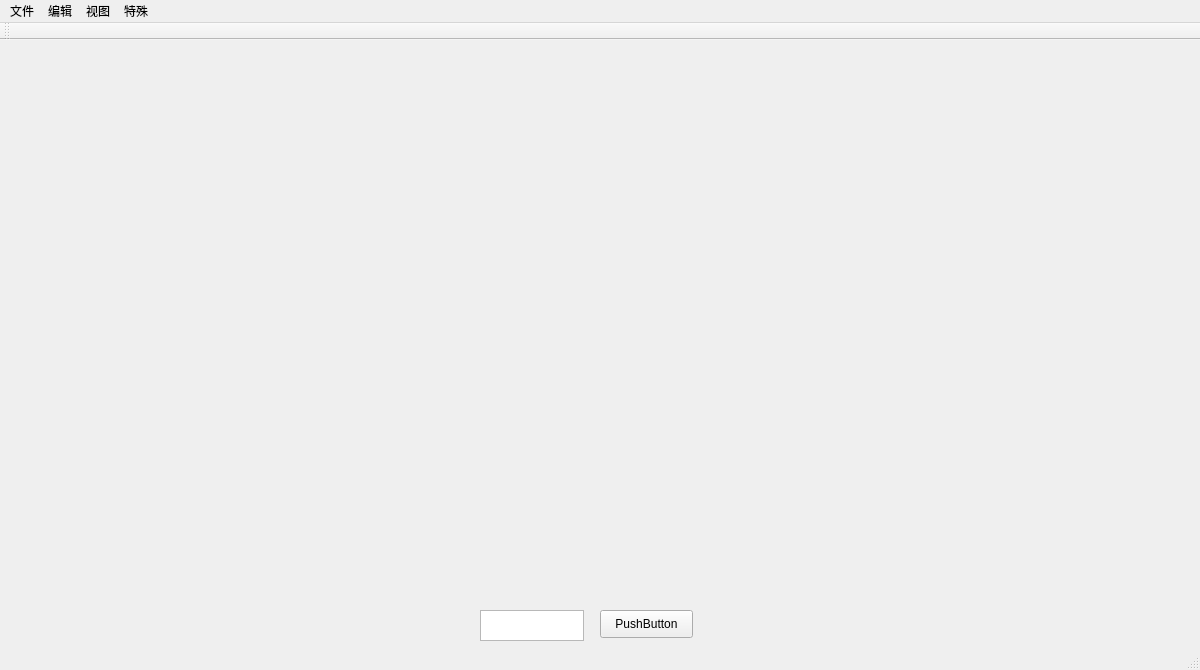
<?xml version="1.0" encoding="UTF-8"?>
<ui version="4.0">
 <class>MainWindow</class>
 <widget class="QMainWindow" name="MainWindow">
  <property name="geometry">
   <rect>
    <x>0</x>
    <y>0</y>
    <width>1200</width>
    <height>670</height>
   </rect>
  </property>
  <property name="minimumSize">
   <size>
    <width>1200</width>
    <height>670</height>
   </size>
  </property>
  <property name="maximumSize">
   <size>
    <width>1200</width>
    <height>670</height>
   </size>
  </property>
  <property name="windowTitle">
   <string>MainWindow</string>
  </property>
  <widget class="QWidget" name="centralWidget">
   <widget class="QLabel" name="OriImage">
    <property name="geometry">
     <rect>
      <x>50</x>
      <y>110</y>
      <width>512</width>
      <height>512</height>
     </rect>
    </property>
    <property name="minimumSize">
     <size>
      <width>512</width>
      <height>512</height>
     </size>
    </property>
    <property name="maximumSize">
     <size>
      <width>512</width>
      <height>512</height>
     </size>
    </property>
    <property name="text">
     <string/>
    </property>
   </widget>
   <widget class="QLabel" name="NewImage">
    <property name="geometry">
     <rect>
      <x>700</x>
      <y>110</y>
      <width>512</width>
      <height>512</height>
     </rect>
    </property>
    <property name="minimumSize">
     <size>
      <width>512</width>
      <height>512</height>
     </size>
    </property>
    <property name="maximumSize">
     <size>
      <width>512</width>
      <height>512</height>
     </size>
    </property>
    <property name="text">
     <string/>
    </property>
   </widget>
   <widget class="QLabel" name="OriLabel">
    <property name="geometry">
     <rect>
      <x>170</x>
      <y>590</y>
      <width>72</width>
      <height>15</height>
     </rect>
    </property>
    <property name="text">
     <string/>
    </property>
   </widget>
   <widget class="QLabel" name="NewLabel">
    <property name="geometry">
     <rect>
      <x>960</x>
      <y>600</y>
      <width>72</width>
      <height>15</height>
     </rect>
    </property>
    <property name="text">
     <string/>
    </property>
   </widget>
   <widget class="QPushButton" name="pushButton">
    <property name="geometry">
     <rect>
      <x>600</x>
      <y>570</y>
      <width>93</width>
      <height>28</height>
     </rect>
    </property>
    <property name="text">
     <string>PushButton</string>
    </property>
   </widget>
   <widget class="QTextEdit" name="textEdit">
    <property name="geometry">
     <rect>
      <x>480</x>
      <y>570</y>
      <width>104</width>
      <height>31</height>
     </rect>
    </property>
   </widget>
  </widget>
  <widget class="QMenuBar" name="menuBar">
   <property name="geometry">
    <rect>
     <x>0</x>
     <y>0</y>
     <width>1200</width>
     <height>26</height>
    </rect>
   </property>
   <widget class="QMenu" name="File">
    <property name="title">
     <string>文件</string>
    </property>
    <addaction name="OpenImage"/>
    <addaction name="RecentImage"/>
    <addaction name="separator"/>
    <addaction name="CompressImage"/>
    <addaction name="DecompressImage"/>
    <addaction name="separator"/>
    <addaction name="SaveChange"/>
    <addaction name="SaveImageAs"/>
    <addaction name="ExportStatisticalResult"/>
    <addaction name="separator"/>
    <addaction name="Exit"/>
   </widget>
   <widget class="QMenu" name="Edit">
    <property name="title">
     <string>编辑</string>
    </property>
    <widget class="QMenu" name="menu_Shift_P">
     <property name="title">
      <string>点运算变换</string>
     </property>
     <addaction name="PointFunction1"/>
     <addaction name="PointFunction2"/>
     <addaction name="PointFunction3"/>
     <addaction name="separator"/>
     <addaction name="PointFunction4"/>
     <addaction name="PointFunction5"/>
    </widget>
    <widget class="QMenu" name="menu">
     <property name="title">
      <string>直方图均衡</string>
     </property>
     <addaction name="Equalization_Traditional"/>
     <addaction name="Equalization_Improved"/>
    </widget>
    <widget class="QMenu" name="menu_2">
     <property name="title">
      <string>图像平滑</string>
     </property>
     <addaction name="SmoothingImage_Overlimit"/>
     <addaction name="SmoothingImage_MedianFilter"/>
     <addaction name="SmoothingImage_KNNFilter"/>
     <addaction name="SmoothingImage_ULMFilter"/>
    </widget>
    <addaction name="SetSamplingRate"/>
    <addaction name="SetQuantitativeLevel"/>
    <addaction name="separator"/>
    <addaction name="menu_Shift_P"/>
    <addaction name="menu"/>
    <addaction name="GrayStatistics"/>
    <addaction name="separator"/>
    <addaction name="ImageTranssharp"/>
    <addaction name="separator"/>
    <addaction name="CreateBinaryImage"/>
    <addaction name="TranslateBmp_to_Txt"/>
    <addaction name="separator"/>
    <addaction name="menu_2"/>
    <addaction name="SharpeningImage"/>
    <addaction name="EdgeClose"/>
    <addaction name="HoughTransform"/>
    <addaction name="separator"/>
    <addaction name="OptionalConvolution"/>
   </widget>
   <widget class="QMenu" name="Views">
    <property name="title">
     <string>视图</string>
    </property>
    <addaction name="Views_OpenImage"/>
    <addaction name="Views_SaveImageAs"/>
    <addaction name="separator"/>
    <addaction name="Views_SetSamplingRate"/>
    <addaction name="Views_SetQuantitativeLevel"/>
   </widget>
   <widget class="QMenu" name="menu_3">
    <property name="title">
     <string>特殊</string>
    </property>
    <addaction name="RGB_to_256Color"/>
   </widget>
   <addaction name="File"/>
   <addaction name="Edit"/>
   <addaction name="Views"/>
   <addaction name="menu_3"/>
  </widget>
  <widget class="QToolBar" name="mainToolBar">
   <attribute name="toolBarArea">
    <enum>TopToolBarArea</enum>
   </attribute>
   <attribute name="toolBarBreak">
    <bool>false</bool>
   </attribute>
  </widget>
  <widget class="QStatusBar" name="statusBar"/>
  <action name="OpenImage">
   <property name="text">
    <string>打开图片</string>
   </property>
   <property name="toolTip">
    <string>打开图片</string>
   </property>
   <property name="shortcut">
    <string>Ctrl+O</string>
   </property>
  </action>
  <action name="RecentImage">
   <property name="text">
    <string>最近使用的图片</string>
   </property>
  </action>
  <action name="SaveChange">
   <property name="text">
    <string>保存修改</string>
   </property>
   <property name="toolTip">
    <string>保存修改</string>
   </property>
   <property name="shortcut">
    <string>Ctrl+S</string>
   </property>
  </action>
  <action name="SaveImageAs">
   <property name="text">
    <string>将图片另存为…</string>
   </property>
   <property name="toolTip">
    <string>将图片另存为…</string>
   </property>
   <property name="shortcut">
    <string>Ctrl+Shift+S</string>
   </property>
  </action>
  <action name="ExportStatisticalResult">
   <property name="text">
    <string>导出统计结果</string>
   </property>
   <property name="toolTip">
    <string>导出统计结果</string>
   </property>
   <property name="shortcut">
    <string>Ctrl+Shift+E</string>
   </property>
  </action>
  <action name="Exit">
   <property name="text">
    <string>退出</string>
   </property>
   <property name="shortcut">
    <string>Esc</string>
   </property>
  </action>
  <action name="SetSamplingRate">
   <property name="text">
    <string>设置采样率</string>
   </property>
   <property name="toolTip">
    <string>设置采样率</string>
   </property>
   <property name="shortcut">
    <string>Shift+S</string>
   </property>
  </action>
  <action name="SetQuantitativeLevel">
   <property name="text">
    <string>设置量化等级</string>
   </property>
   <property name="toolTip">
    <string>设置量化等级</string>
   </property>
   <property name="shortcut">
    <string>Shift+Q</string>
   </property>
  </action>
  <action name="CreateBinaryImage">
   <property name="text">
    <string>生成位平面二值图</string>
   </property>
   <property name="toolTip">
    <string>生成位平面二值图</string>
   </property>
   <property name="shortcut">
    <string>Ctrl+B</string>
   </property>
  </action>
  <action name="TranslateBmp_to_Txt">
   <property name="text">
    <string>图像转文字</string>
   </property>
   <property name="toolTip">
    <string>图像转文字</string>
   </property>
   <property name="shortcut">
    <string>Ctrl+T</string>
   </property>
  </action>
  <action name="GrayStatistics">
   <property name="text">
    <string>灰度统计</string>
   </property>
   <property name="toolTip">
    <string>灰度统计</string>
   </property>
   <property name="shortcut">
    <string>Ctrl+G</string>
   </property>
  </action>
  <action name="Views_OpenImage">
   <property name="checkable">
    <bool>true</bool>
   </property>
   <property name="text">
    <string>打开图片</string>
   </property>
   <property name="toolTip">
    <string>视图_打开图片</string>
   </property>
   <property name="shortcut">
    <string>Alt+O</string>
   </property>
  </action>
  <action name="Views_SaveImageAs">
   <property name="checkable">
    <bool>true</bool>
   </property>
   <property name="text">
    <string>将图片另存为…</string>
   </property>
   <property name="toolTip">
    <string>视图_将图片另存为…</string>
   </property>
   <property name="shortcut">
    <string>Alt+S</string>
   </property>
  </action>
  <action name="Views_SetSamplingRate">
   <property name="checkable">
    <bool>true</bool>
   </property>
   <property name="text">
    <string>设置采样率</string>
   </property>
   <property name="toolTip">
    <string>视图_设置采样率</string>
   </property>
   <property name="shortcut">
    <string>Alt+Shift+S</string>
   </property>
  </action>
  <action name="Views_SetQuantitativeLevel">
   <property name="checkable">
    <bool>true</bool>
   </property>
   <property name="text">
    <string>设置量化等级</string>
   </property>
   <property name="toolTip">
    <string>视图_设置量化等级</string>
   </property>
   <property name="shortcut">
    <string>Alt+Shift+Q</string>
   </property>
  </action>
  <action name="PointFunction1">
   <property name="text">
    <string>函数1：f(x) = x + 50</string>
   </property>
   <property name="toolTip">
    <string>函数1：f(x) = x + 50</string>
   </property>
   <property name="shortcut">
    <string>Shift+F1</string>
   </property>
  </action>
  <action name="PointFunction2">
   <property name="text">
    <string>函数2：f(x) = 1.5x</string>
   </property>
   <property name="toolTip">
    <string>函数2：f(x) = 1.5x</string>
   </property>
   <property name="shortcut">
    <string>Shift+F2</string>
   </property>
  </action>
  <action name="PointFunction3">
   <property name="text">
    <string>函数3：f(x) = -x + 256</string>
   </property>
   <property name="toolTip">
    <string>函数3：f(x) = -x + 256</string>
   </property>
   <property name="shortcut">
    <string>Shift+F3</string>
   </property>
  </action>
  <action name="PointFunction4">
   <property name="text">
    <string>函数4：f(x) = x^2</string>
   </property>
   <property name="toolTip">
    <string>函数4：f(x) = x^2</string>
   </property>
   <property name="shortcut">
    <string>Shift+F4</string>
   </property>
  </action>
  <action name="PointFunction5">
   <property name="text">
    <string>函数5：f(x) = 256 * sin(pi * x / 256)</string>
   </property>
   <property name="toolTip">
    <string>函数5：f(x) = 256 * sin(pi * x / 256)</string>
   </property>
   <property name="shortcut">
    <string>Shift+F5</string>
   </property>
  </action>
  <action name="Equalization_Traditional">
   <property name="text">
    <string>传统方法</string>
   </property>
   <property name="shortcut">
    <string>Shift+T</string>
   </property>
  </action>
  <action name="Equalization_Improved">
   <property name="text">
    <string>改进方法</string>
   </property>
   <property name="shortcut">
    <string>Shift+I</string>
   </property>
  </action>
  <action name="ImageTranssharp">
   <property name="text">
    <string>空间变换</string>
   </property>
   <property name="toolTip">
    <string>空间变换</string>
   </property>
   <property name="shortcut">
    <string>Ctrl+I</string>
   </property>
  </action>
  <action name="SmoothingImage_Overlimit">
   <property name="text">
    <string>超限像素平滑法</string>
   </property>
   <property name="shortcut">
    <string>Shift+O</string>
   </property>
  </action>
  <action name="SmoothingImage_MedianFilter">
   <property name="text">
    <string>中值滤波法</string>
   </property>
   <property name="shortcut">
    <string>Shift+M</string>
   </property>
  </action>
  <action name="SmoothingImage_KNNFilter">
   <property name="text">
    <string>K近邻均值滤波器法</string>
   </property>
   <property name="shortcut">
    <string>Shift+K</string>
   </property>
  </action>
  <action name="SmoothingImage_ULMFilter">
   <property name="text">
    <string>最小均方差滤波器法</string>
   </property>
   <property name="shortcut">
    <string>Shift+U</string>
   </property>
  </action>
  <action name="SharpeningImage">
   <property name="text">
    <string>图像锐化</string>
   </property>
   <property name="shortcut">
    <string>Shift+R</string>
   </property>
  </action>
  <action name="OptionalConvolution">
   <property name="text">
    <string>自由卷积变换</string>
   </property>
   <property name="toolTip">
    <string>自由卷积变换</string>
   </property>
   <property name="shortcut">
    <string>Shift+F</string>
   </property>
  </action>
  <action name="RGB_to_256Color">
   <property name="text">
    <string>真彩图转256色图</string>
   </property>
   <property name="shortcut">
    <string>Ctrl+Alt+Shift+R</string>
   </property>
  </action>
  <action name="EdgeClose">
   <property name="text">
    <string>边缘点闭合</string>
   </property>
   <property name="shortcut">
    <string>Shift+E</string>
   </property>
  </action>
  <action name="HoughTransform">
   <property name="text">
    <string>霍夫变换</string>
   </property>
   <property name="shortcut">
    <string>Shift+H</string>
   </property>
  </action>
  <action name="CompressImage">
   <property name="text">
    <string>图像压缩</string>
   </property>
   <property name="shortcut">
    <string>Ctrl+C</string>
   </property>
  </action>
  <action name="DecompressImage">
   <property name="text">
    <string>图像解压</string>
   </property>
   <property name="shortcut">
    <string>Ctrl+D</string>
   </property>
  </action>
 </widget>
 <layoutdefault spacing="6" margin="11"/>
 <resources/>
 <connections/>
</ui>
